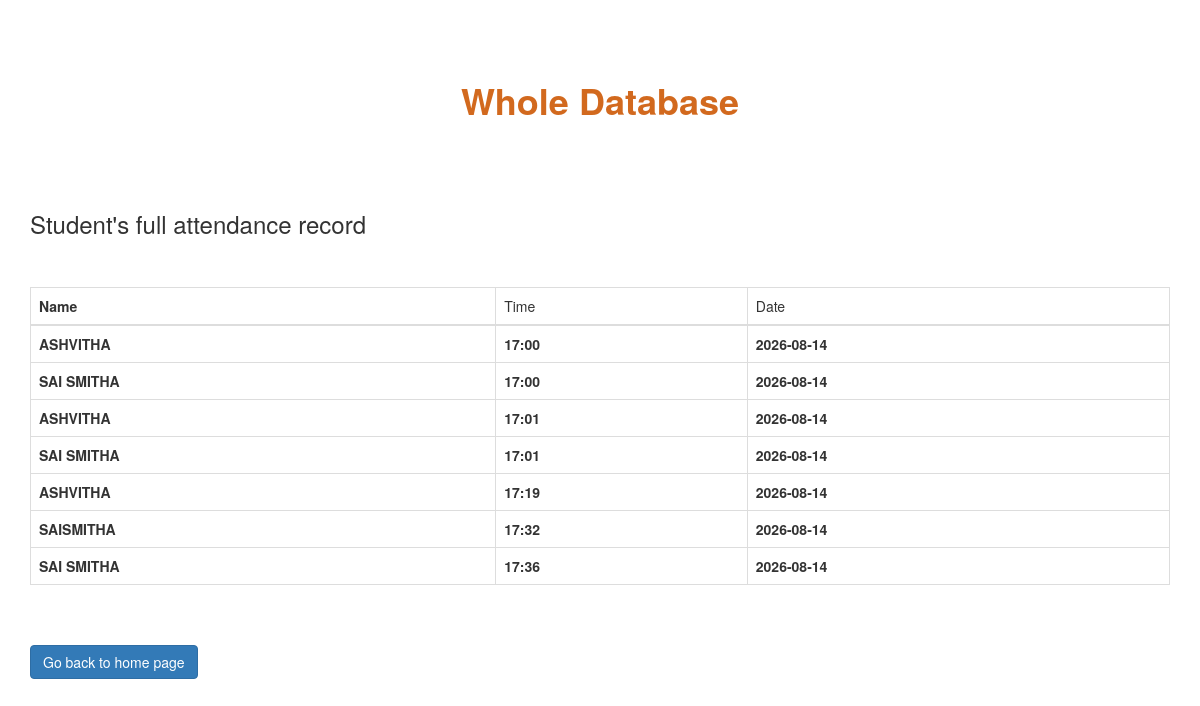
Page /whole on the committed database.
### tables this page shows
CREATE TABLE Attendance
                            (NAME TEXT  NOT NULL,
                             Time  TEXT NOT NULL ,Date TEXT NOT NULL);

### app.py (the view)
@app.route('/whole',methods=["GET","POST"])
def whole():
    today=date.today()
    print(today)
    conn = sqlite3.connect('information.db')
    conn.row_factory = sqlite3.Row
    cur = conn.cursor()
    print ("Opened database successfully");
    cursor = cur.execute("SELECT DISTINCT NAME,Time, Date from Attendance")
    rows=cur.fetchall()
    return render_template('form3.html',rows=rows)

### templates/form3.html (shortened to what this page needs)
<!DOCTYPE html>
<html>
<head>
  <link rel="stylesheet" href="https://maxcdn.bootstrapcdn.com/bootstrap/3.4.1/css/bootstrap.min.css">
</head>
<body>
    <section id="page">
    <div class="container">
        <br><br><br>
        <h1 class="text-center" style="color:chocolate;"> <strong> Whole Database</strong></h1>
        <br><br><br>
        <h3 style="font-style:verdana; ">Student's full attendance record</h3>
        <br><br>
<table class="table table-bordered" >
    <thead>
        <td> <strong> Name</strong></td>
        <td><strong></strong>Time</strong></td>
        <td><strong></strong>Date</strong></td>
    </thead>
    {% for row in rows %}
        <tr>
            <td><strong>{{row["NAME"]}}</strong></td>
            <td><strong>{{row["Time"]}}</strong></td>
            <td><strong>{{row["Date"]}}</strong></td>
        </tr>
    {% endfor %}
</table>
<br><br>
<form action="/" method="GET">
<button class="btn btn-primary">Go back to home page</button>
</form>
</div>
</section>
</body>
</html>

### templates/form3.html (style rules this page uses)
#page::before { content: ""; position: absolute; height: 100%; z-index: -1; width: 100%; height: 100%; }

### rows in the picture
Attendance: NAME "ASHVITHA", Time "17:19", Date "2026-08-14"
Attendance: NAME "SAISMITHA", Time "17:32", Date "2026-08-14"

### other values in the picture
{{ row["NAME"] }} "ASHVITHA" "SAI SMITHA" "ASHVITHA" "SAI SMITHA" "SAI SMITHA"
{{ row["Time"] }} "17:00" "17:00" "17:01" "17:01" "17:36"
{{ row["Date"] }} "2026-08-14" "2026-08-14" "2026-08-14" "2026-08-14" "2026-08-14"
